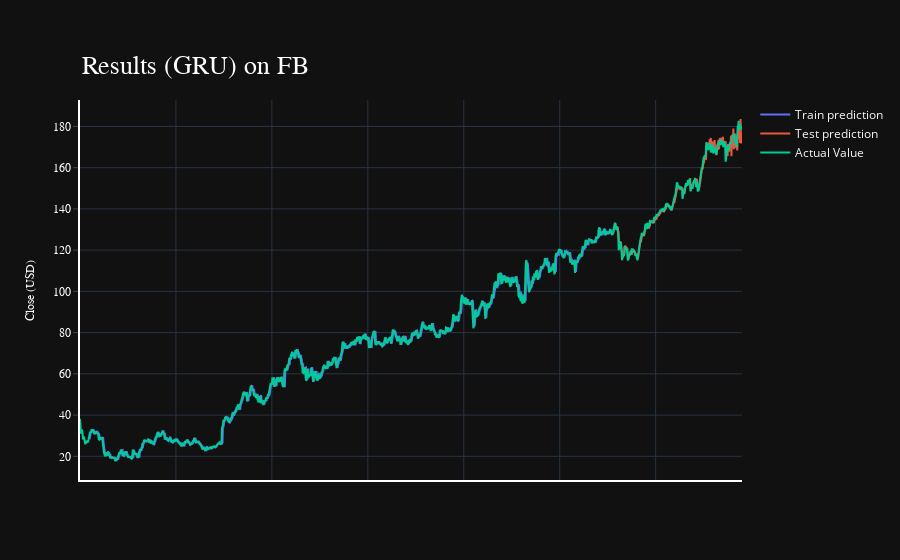

Notebook code cell kept with this figure:
### Code cell
import plotly.express as px
import plotly.graph_objects as go

fig = go.Figure()
fig.add_trace(go.Scatter(go.Scatter(x=result.index, y=result[0],
                    mode='lines',
                    name='Train prediction')))
fig.add_trace(go.Scatter(x=result.index, y=result[1],
                    mode='lines',
                    name='Test prediction'))
fig.add_trace(go.Scatter(go.Scatter(x=result.index, y=result[2],
                    mode='lines',
                    name='Actual Value')))
fig.update_layout(
    xaxis=dict(
        showline=True,
        showgrid=True,
        showticklabels=False,
        linecolor='white',
        linewidth=2
    ),
    yaxis=dict(
        title_text='Close (USD)',
        titlefont=dict(
            family='Rockwell',
            size=12,
            color='white',
        ),
        showline=True,
        showgrid=True,
        showticklabels=True,
        linecolor='white',
        linewidth=2,
        ticks='outside',
        tickfont=dict(
            family='Rockwell',
            size=12,
            color='white',
        ),
    ),
    showlegend=True,
    template = 'plotly_dark'

)



annotations = []
annotations.append(dict(xref='paper', yref='paper', x=0.0, y=1.05,
                              xanchor='left', yanchor='bottom',
                              text=f'Results (GRU) on {company_name}',
                              font=dict(family='Rockwell',
                                        size=26,
                                        color='white'),
                              showarrow=False))
fig.update_layout(annotations=annotations)

fig.show()

### Figure 1 — Plotly figure (JSON) as saved in the notebook; plotly's stock layout.template omitted (floating-point values rounded to 4 significant figures; data arrays with more than 128 entries replaced by an {"elided": "..."} marker saying what was removed)
{"data": [{"mode": "lines", "name": "Train prediction", "type": "scatter", "x": {"elided": "1381 int values"}, "y": {"elided": "1381 float values"}}, {"mode": "lines", "name": "Test prediction", "type": "scatter", "x": {"elided": "1381 int values"}, "y": {"elided": "1381 float values"}}, {"mode": "lines", "name": "Actual Value", "type": "scatter", "x": {"elided": "1381 int values"}, "y": {"elided": "1381 float values"}}], "layout": {"annotations": [{"font": {"color": "white", "family": "Rockwell", "size": 26}, "showarrow": false, "text": "Results (GRU) on FB", "x": 0, "xanchor": "left", "xref": "paper", "y": 1.05, "yanchor": "bottom", "yref": "paper"}], "showlegend": true, "xaxis": {"linecolor": "white", "linewidth": 2, "showgrid": true, "showline": true, "showticklabels": false}, "yaxis": {"linecolor": "white", "linewidth": 2, "showgrid": true, "showline": true, "showticklabels": true, "tickfont": {"color": "white", "family": "Rockwell", "size": 12}, "ticks": "outside", "title": {"font": {"color": "white", "family": "Rockwell", "size": 12}, "text": "Close (USD)"}}}}
